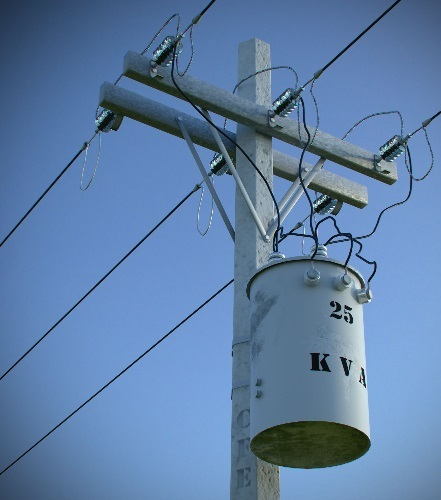
#> input picture python_examples/line/line_in_real_image/images/pole.jpg, 441 x 500 px
$ python line_in_image.py
#> lines starting #> are read from the running program, lines starting #| are printed output that depends on the picture; after the words box and inside, x2 and y2 are one past the last pixel; in counts of white or black regions, pixels touching at a corner belong together
#!/usr/bin/env python

import ctypes
import cv2
import numpy as np
from random import shuffle
import platform

LIB_FOLDER = '../../../cpp/bin'
LIB_NAME   = 'line'
if platform.system() == 'Windows':
    LIB_EXTENSION = 'dll'
else:
    LIB_EXTENSION = 'so'


###### INPUT DATA ##########
filename = "pole"

trial = 2000
test = 3
maxDisplayStructure = 4
########################

class Structure(ctypes.Structure):
    _fields_=[("StructureStrength", ctypes.c_double),
                    ("StructureSize", ctypes.c_size_t),
                    ("StructureScale", ctypes.c_double),
                    ("StructureIndex", ctypes.POINTER(ctypes.c_size_t)),
                    ("StructureTLS", ctypes.POINTER(ctypes.c_double))]

def input_Gen():
    input_data_list = []

    f = open(filename + '.txt')
#> (reads python_examples/line/line_in_real_image/pole.txt from the repository)
    for line in f:
        x, y = line.split()
        x = float(x)
        y = float(y)
        input_data_list.append([x, y])

    #Shuffle input data
    shuffle(input_data_list)
    return input_data_list

input_data = input_Gen()
print ("total input: {}".format(len(input_data)))

def run(iteration):
#> called with iteration = 0
    img = cv2.imread('images/' + filename + '.jpg')
#> img is the input picture: shape (500, 441, 3); mean B, G, R 167.2, 126.9, 94.7
    h, w = img.shape[:2]
#> h = 500; w = 441
    img_edge = np.zeros((h, w), np.uint8)
    for (mx, my) in input_data:
        cv2.circle(img_edge, (int(mx), int(my)),
                       1, (255,255,255), -1)
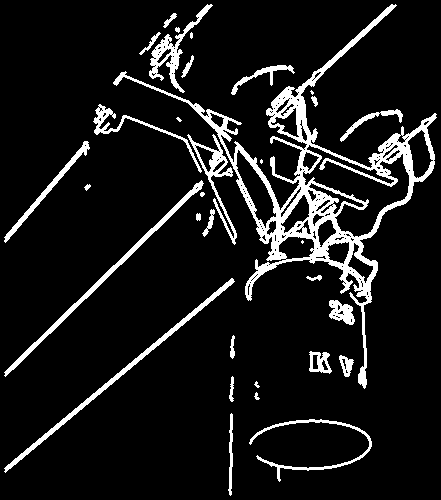
#> img_edge: shape (500, 441); 9.6% white; 33 white regions (6 under 20 px), largest, box (x1, y1, x2, y2) and area: (113, 4, 437, 389) 11505, (4, 278, 235, 473) 1427, (4, 180, 204, 377) 1354
    cv2.imshow('edge', img_edge)
    cv2.waitKey()
    cv2.destroyAllWindows()

    #Ctypes
#> (the run stopped early here; a loop or call above may not have finished)
